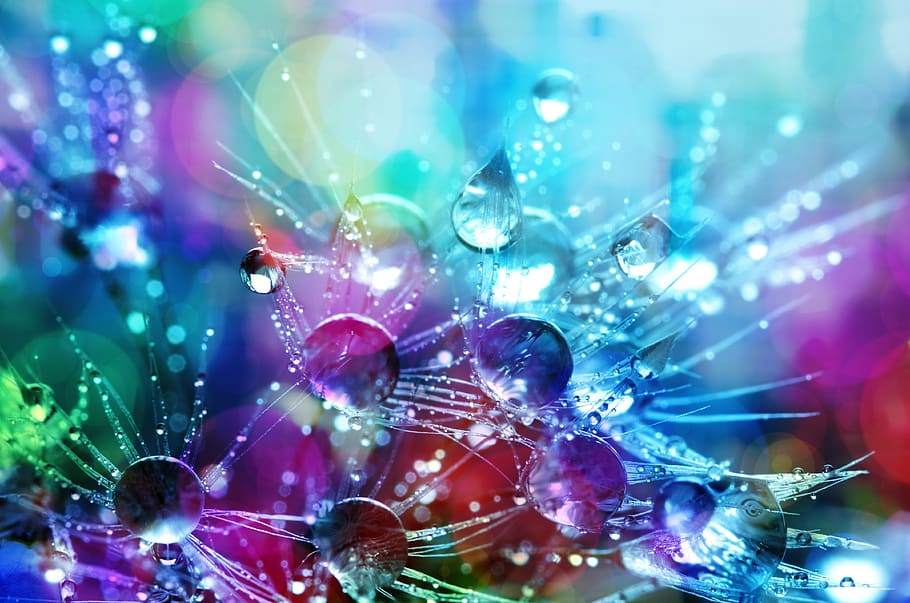
#> input picture hd_image.jpg, 910 x 603 px
$ python 'Major Project-2.py'
#> lines starting #> are read from the running program, lines starting #| are printed output that depends on the picture
import cv2
import numpy as np
img = cv2.imread('hd_image.jpg')
#> img is the input picture: shape (603, 910, 3); mean B, G, R 176, 138.6, 103.3
cv2.imshow('Original Image',img)
cv2.waitKey(500)


#Now let us reduce the scale of our image from 100 to 75%
img1 = cv2.resize(img,None,fx = 0.85,fy = 0.85)
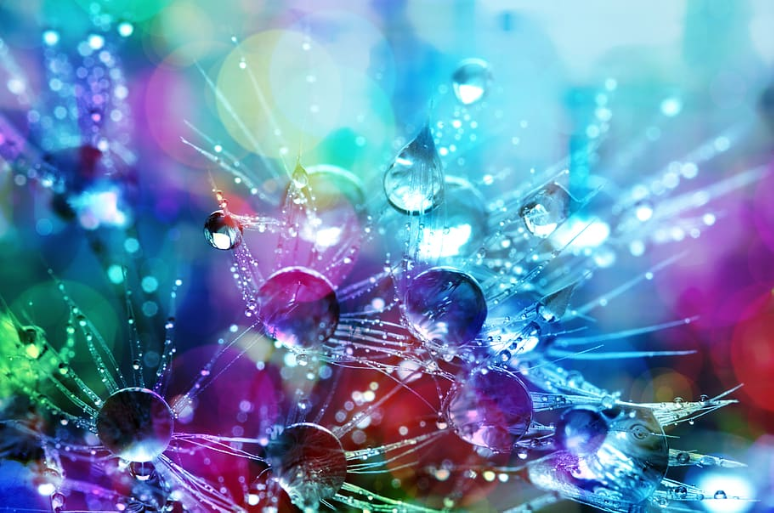
#> img1: shape (513, 774, 3); mean B, G, R 175.9, 138.4, 103.2
cv2.imshow('Scale down',img1)

#Now let us increase the scale of our image from 100 to 150%
img2 = cv2.resize(img,None,fx = 1.3,fy = 1.3)
cv2.imshow('Scale up',img2)

#Now let us give custom dimensions(length and width given in pixels)
img3 = cv2.resize(img,(300,100))
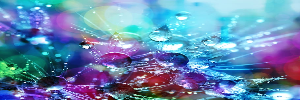
#> img3: shape (100, 300, 3); mean B, G, R 175.9, 138.4, 103.2
cv2.imshow('Custom Dimensions',img3)

cv2.waitKey(0)
cv2.destroyAllWindows()
